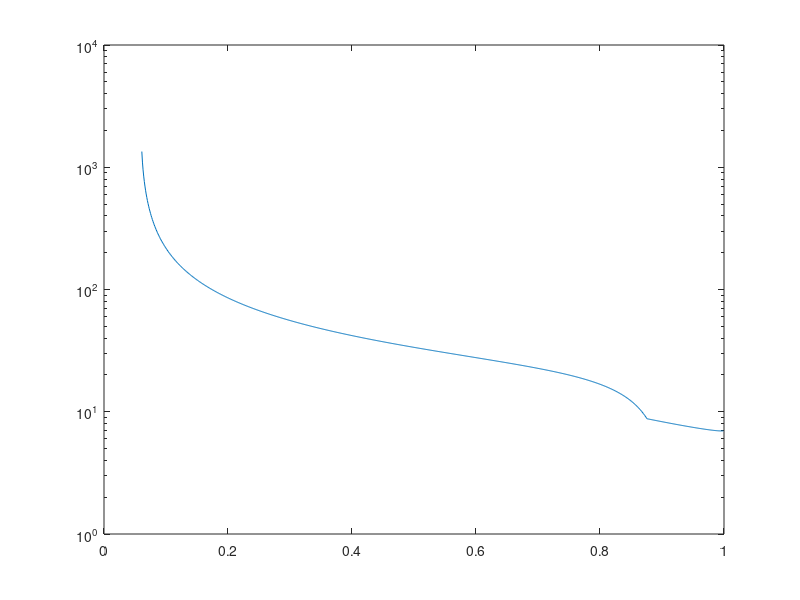

The MATLAB source for this figure:
%calculate surface resistance
clear
%constant
xi=-1.469e-5;% Young_Laplace equation constant(assuming contact angle is zero)
psi_0=-5e4;%matric potential that corresponds to zero liquid water saturation
tortuosity_0=0.66;%tortuosity of liquid water in soils when the liquid water saturation is zero
diffusivity=2.62e-5; %diffusivity of vapor at 22 centigrade

%experimental conditions
thickness_nsl=0.05;%thickness of the near?surface soil layer(NSL)
thickness_aero_edl=1e-3;%thickness of the external diffusive layer(EDL) by aerodynamics

%parameters about soil
psi_p=-10;%matric potential in the NSL corresponding to the initial liquid water saturation at early stage IV(m)
radius_particle=0.2e-3;%average particle size
porosity=0.40;
saturation_residual=0.06;%residual liquid water saturation

%fitting parameter for the van Genuchten soil water retention curve
av=14.5;
nv=2.68;

n=0.5;%correction function between TSL and NSL

%variable
Thickness_surface_edl=[];%thickness of the external diffusive layer by surface resistance
K_vr_c=[];%relative conductance of vapor through the soil?air interface contributed to by the vaporization of the 
           %capillary water in the topmost soil layer
K_vr_v=[];%relative conductance of vapor through the soil?air interface contributed to by vapor generated from the 
           %vaporization plane beneath the dry soil layer
Surface_resistance=[];
R_0=[];%radius of water saturated pores(bottom of funnel)
R_m=[];%radius that corresponds to psi_m according to the Young?Laplace equation (m)
R_2=[];%radius of water saturated pores(top of funnel)
R_3=[];%radius of cylinder building block
Psi_m=[];%matric potential

for saturation=0.06:0.001:1%from residual saturation to 1

    water_content_residual=saturation_residual*porosity;
    water_content=saturation*porosity;
    saturation_effective=(water_content-water_content_residual)/(porosity-water_content_residual);
    
    psi_m=-1/av*((saturation_effective)^(nv/(1-nv))-1)^(1/nv);%van genuchten
    r_m=xi/psi_m;
    
Psi_m=[Psi_m,psi_m];
R_m=[R_m,r_m];    

    water_content_effective=porosity*saturation_effective^(1+n);
    
    r_0=-xi*av*((1+(av*-psi_m)^nv)^((nv-1)/nv)-(av*-psi_m)^(nv-1));%expectation of r from 0 to r_m
    r_2=r_0+radius_particle;
    r_3=r_m/water_content_effective^0.5;
    
R_0=[R_0,r_0];
R_2=[R_2,r_2];
R_3=[R_3,r_3];

if r_m>r_2
   r_m=r_2;
end
   thickness_surface_edl=r_2-r_m;
Thickness_surface_edl=[Thickness_surface_edl,thickness_surface_edl];

   k_vr_c=1/(1+(r_3^2*thickness_surface_edl/r_2^2/thickness_aero_edl)+...
       (r_m/2/thickness_aero_edl)*(1/water_content_effective-1/water_content_effective^0.5));
   k_vr_v=((thickness_aero_edl+thickness_surface_edl)*tortuosity_0*porosity*log(-psi_0))/...
       (thickness_nsl*log(-psi_m-psi_p));
   k_vr=k_vr_c*(1-k_vr_v)+k_vr_v;

K_vr_c=[K_vr_c,k_vr_c];
K_vr_v=[K_vr_v,k_vr_v];

   surface_resistance=(thickness_surface_edl+thickness_aero_edl)/(diffusivity*k_vr)-thickness_aero_edl/diffusivity;

Surface_resistance=[Surface_resistance,surface_resistance];

end

%plot
ii=0.06:0.001:1;
semilogy(ii,Surface_resistance);
hold on;